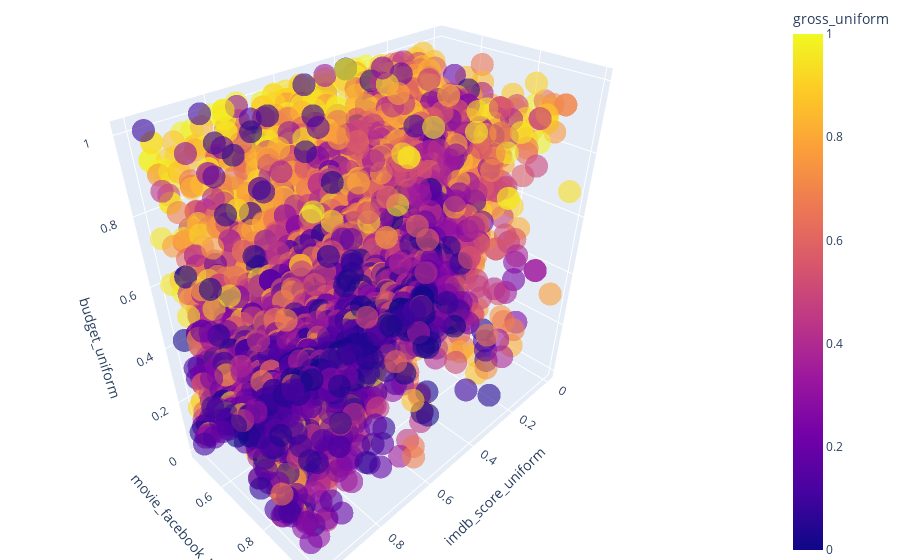

Write notebook code for a chart like this one.
### Code cell
fig = px.scatter_3d(
    df,
    x='imdb_score_uniform',
    y='movie_facebook_likes_uniform',
    z='budget_uniform',
    color='gross_uniform',
    opacity=0.6
)

fig.update_layout(margin=dict(l=0, r=0, b=0, t=0))
display(fig)

### Figure 1 — Plotly figure (JSON) as saved in the notebook; plotly's stock layout.template omitted (floating-point values rounded to 4 significant figures; data arrays with more than 128 entries replaced by an {"elided": "..."} marker saying what was removed)
{"data": [{"hovertemplate": "imdb_score_uniform=%{x}<br>movie_facebook_likes_uniform=%{y}<br>budget_uniform=%{z}<br>gross_uniform=%{marker.color}<extra></extra>", "legendgroup": "", "marker": {"color": {"elided": "3809 float values"}, "coloraxis": "coloraxis", "opacity": 0.6, "symbol": "circle"}, "mode": "markers", "name": "", "scene": "scene", "showlegend": false, "type": "scatter3d", "x": {"elided": "3809 float values"}, "y": {"elided": "3809 float values"}, "z": {"elided": "3809 float values"}}], "layout": {"coloraxis": {"colorbar": {"title": {"text": "gross_uniform"}}, "colorscale": [[0, "#0d0887"], [0.1111, "#46039f"], [0.2222, "#7201a8"], [0.3333, "#9c179e"], [0.4444, "#bd3786"], [0.5556, "#d8576b"], [0.6667, "#ed7953"], [0.7778, "#fb9f3a"], [0.8889, "#fdca26"], [1, "#f0f921"]]}, "legend": {"tracegroupgap": 0}, "margin": {"b": 0, "l": 0, "r": 0, "t": 0}, "scene": {"domain": {"x": [0, 1], "y": [0, 1]}, "xaxis": {"title": {"text": "imdb_score_uniform"}}, "yaxis": {"title": {"text": "movie_facebook_likes_uniform"}}, "zaxis": {"title": {"text": "budget_uniform"}}}}}
